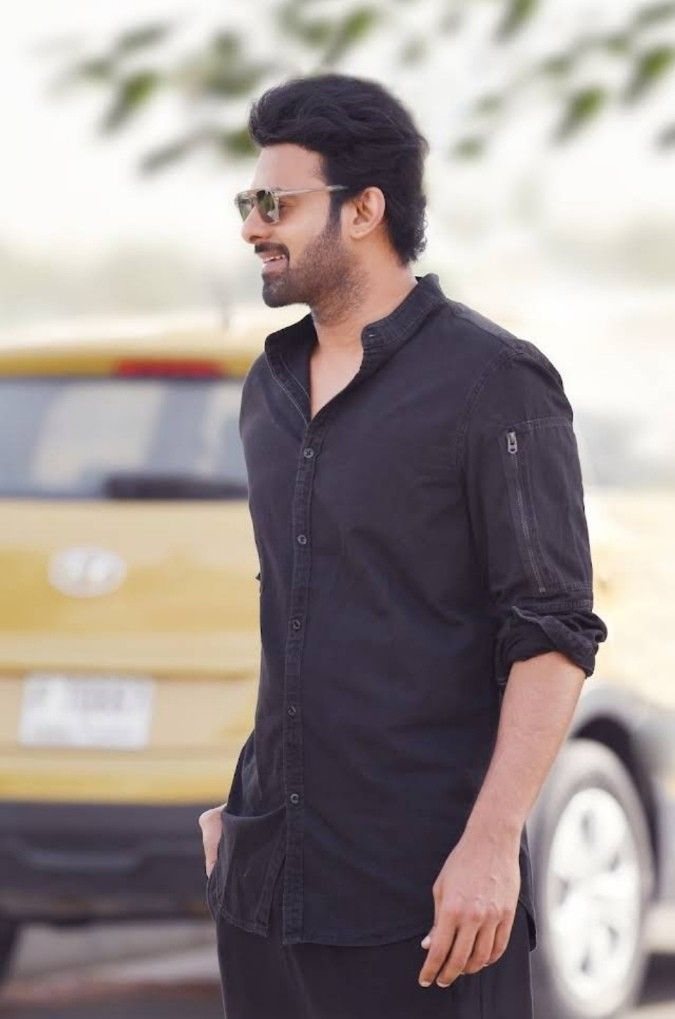
#> input picture scratch/temp_prabhas_bing_clean.jpg, 675 x 1019 px
$ python -i test_bing_clean.py   (imports and definitions only)
#> lines starting #> are read from the running program, lines starting #| are printed output that depends on the picture
import urllib.request
import urllib.parse
import re
import os
import ssl
from PIL import Image, ImageFilter, ImageEnhance

ssl._create_default_https_context = ssl._create_unverified_context

headers = {
    'User-Agent': 'Mozilla/5.0 (iPhone; CPU iPhone OS 14_6 like Mac OS X) AppleWebKit/605.1.15 (KHTML, like Gecko) Version/14.0.3 Mobile/15E148 Safari/604.1'
}

# [21 lines left out: function search_bing_images_clean, not called in this run]

def apply_digital_paint_filter(source_path, target_path):
#> called with source_path = 'temp_prabhas_bing_clean.jpg', target_path = 'out.png'
    try:
        img = Image.open(source_path)
#> img is the input picture: PIL image 675x1019 RGB; mean R, G, B 155.5, 145.5, 143.6

        # Center crop to square
        width, height = img.size
#> width = 675; height = 1019
        min_dim = min(width, height)
#> min_dim = 675
        left = (width - min_dim) / 2
#> left = 0
        top = (height - min_dim) / 2
#> top = 172
        img = img.crop((left, top, left + min_dim, top + min_dim))
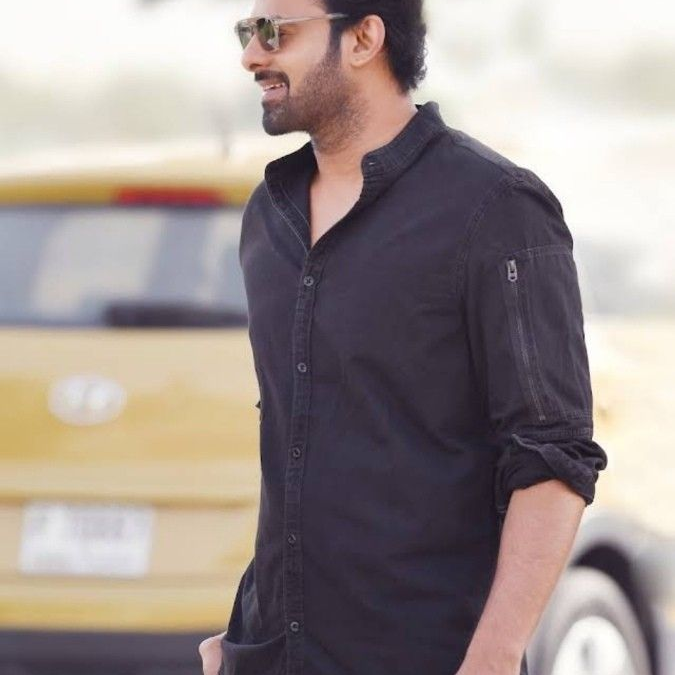
#> img: PIL image 675x675 RGB; mean R, G, B 156.1, 144.6, 141.6
        img = img.resize((512, 512), Image.Resampling.LANCZOS)
#> img: PIL image 512x512 RGB

        if img.mode == 'RGBA':
            img = img.convert('RGB')

        # Smooth skin heavily for digital art look
        smooth = img
        for _ in range(5):
            smooth = smooth.filter(ImageFilter.SMOOTH_MORE)

        smooth = ImageEnhance.Color(smooth).enhance(1.4)
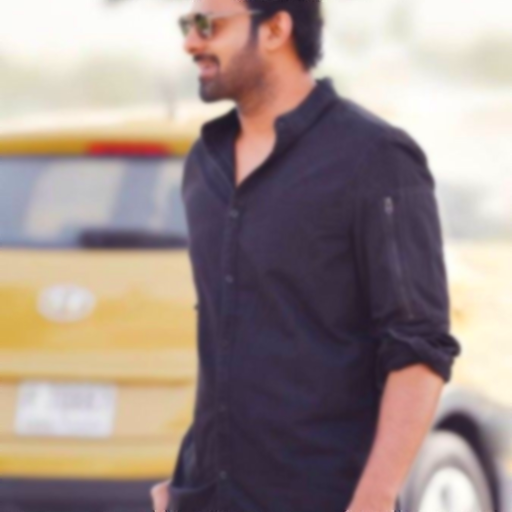
#> smooth: PIL image 512x512 RGB; mean R, G, B 159, 143.1, 138.8
        smooth = ImageEnhance.Contrast(smooth).enhance(1.1)
        smooth = ImageEnhance.Sharpness(smooth).enhance(1.2)

        # Blend back 30% original photo
        final_img = Image.blend(smooth, img, 0.3)

        final_img.save(target_path, "PNG")
        print(f"Digital painting filter applied successfully: {target_path}")
        return True
    except Exception as e:
        print(f"Error applying filter: {e}")
        return False

# [26 lines left out: function test, not called in this run]

# [2 lines not run here, left out]

>>> result = apply_digital_paint_filter('temp_prabhas_bing_clean.jpg', 'out.png')

$ run again, on scratch/temp_prabhas_exact.jpg
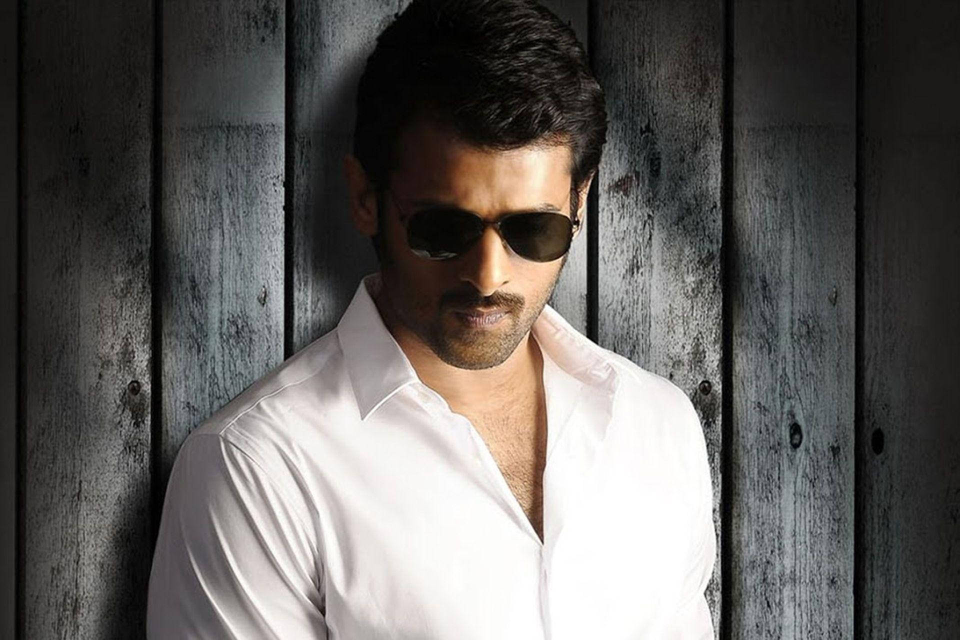
#> input picture scratch/temp_prabhas_exact.jpg, 1920 x 1280 px (shown at 1/2 size)
#> in apply_digital_paint_filter, img is the input picture: PIL image 1920x1280 RGB; mean R, G, B 98.2, 95.4, 92.9
#> after the loop in apply_digital_paint_filter, `for _ in range(5):`:
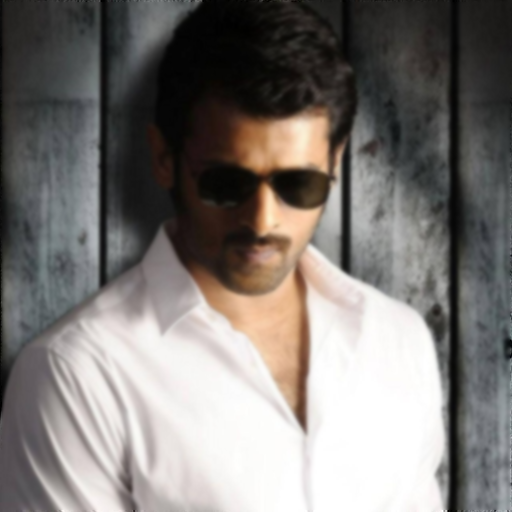
#> smooth: PIL image 512x512 RGB; mean R, G, B 125, 120.7, 117.5
#> in apply_digital_paint_filter, `smooth = ImageEnhance.Contrast(smooth).enhance(1.1)`:
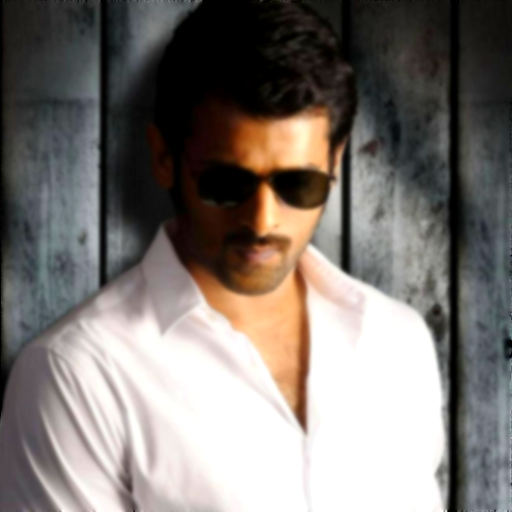
#> smooth: PIL image 512x512 RGB; mean R, G, B 124.6, 118.5, 113.9

$ run again, on scratch/test_cartoon_prabhas.png
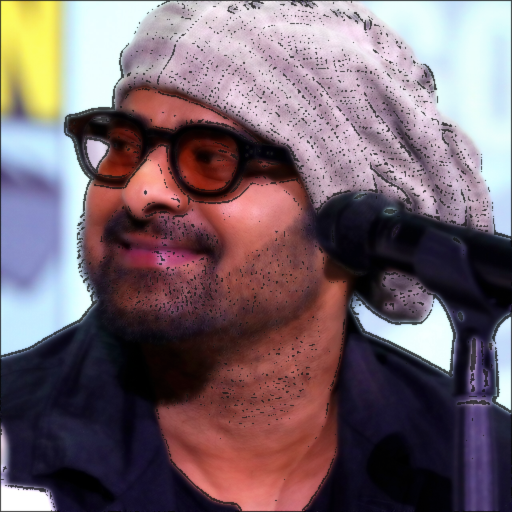
#> input picture scratch/test_cartoon_prabhas.png, 512 x 512 px
#> in apply_digital_paint_filter, img is the input picture: PIL image 512x512 RGB; mean R, G, B 118.5, 100.2, 107.4
#> the loop in apply_digital_paint_filter, `for _ in range(5):` made 5 passes
#> pass 2, in apply_digital_paint_filter, `smooth = smooth.filter(ImageFilter.SMOOTH_MORE)`:
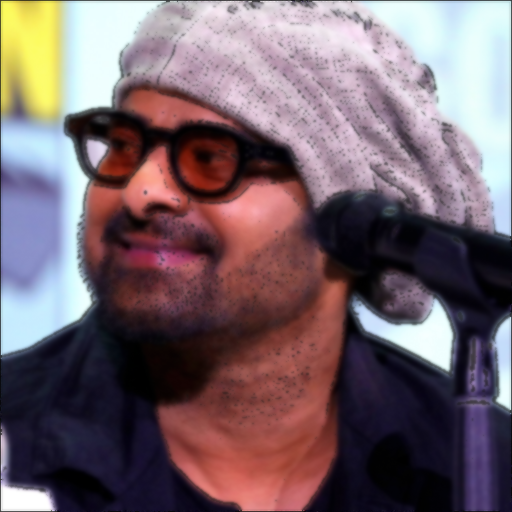
#> smooth: PIL image 512x512 RGB; mean R, G, B 118.4, 100.1, 107.3
#> in apply_digital_paint_filter, `smooth = ImageEnhance.Color(smooth).enhance(1.4)`:
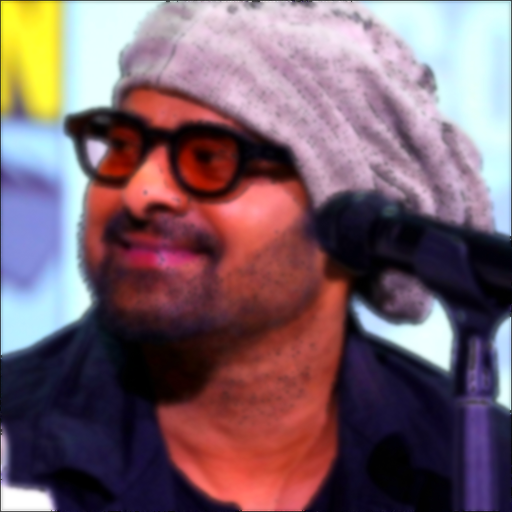
#> smooth: PIL image 512x512 RGB; mean R, G, B 122.7, 97, 106.8

$ run again, on scratch/test_exact_prabhas.png
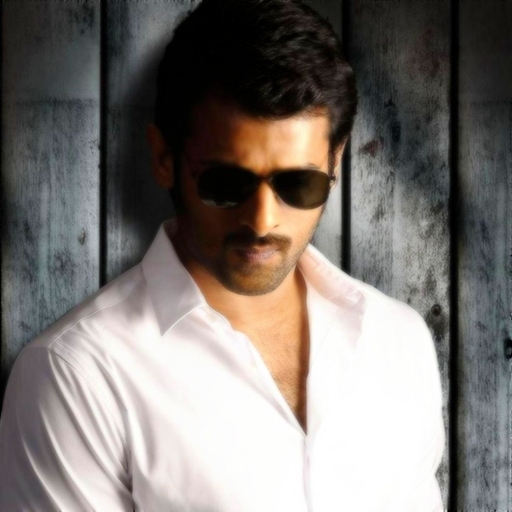
#> input picture scratch/test_exact_prabhas.png, 512 x 512 px
#> in apply_digital_paint_filter, img is the input picture: PIL image 512x512 RGB; mean R, G, B 124.2, 118.6, 114.5
#> in apply_digital_paint_filter, `smooth = ImageEnhance.Color(smooth).enhance(1.4)`:
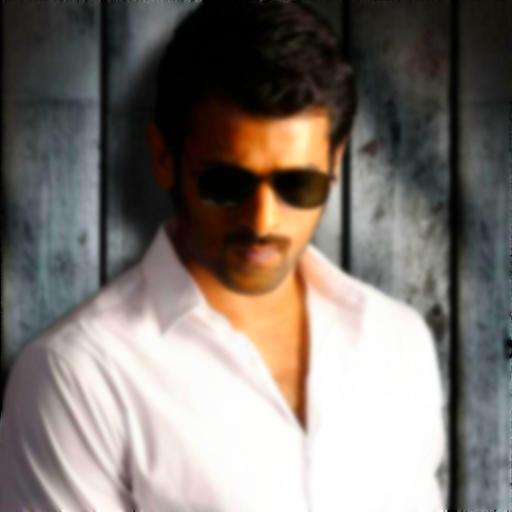
#> smooth: PIL image 512x512 RGB; mean R, G, B 125.4, 117.9, 112
